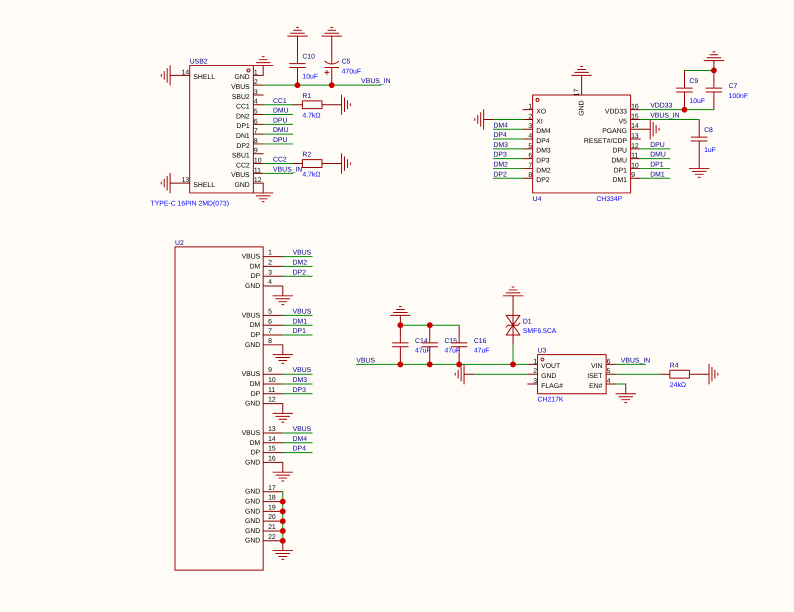
#> input picture evalsets/dev_99/case_0001.png, 1587 x 1223 px (shown at 1/2 size)
$ python -i frame.py   (imports and definitions only)
#> lines starting #> are read from the running program, lines starting #| are printed output that depends on the picture; after the words box and inside, x2 and y2 are one past the last pixel; in counts of white or black regions, pixels touching at a corner belong together
#> further down, picture is the input picture: shape (1223, 1587, 3); mean B, G, R 243.5, 247.3, 251.4
"""Drawing frame / title block removal.

Schematic exports often include the sheet frame: one or two border rectangles with zone
labels (1..6, A..D) between them and a title block (a table of cells with the title,
version, page, logo ...) in a corner.  None of it is part of the circuit, but its lines,
cells and texts look like wires, box outlines, power names ("V1.0") and net labels.

`remove_frame(img)` finds the border rectangle(s) from long straight lines along the four
image sides and paints over
  * the border lines themselves (keeping pixels where a drawing stroke crosses them),
  * everything that lies entirely in the band between the outer and the inner border,
  * the title block: a table attached to the inner border in a corner, i.e. every ink
    component that lies entirely inside its rectangle.
Ink components that reach outside these areas are kept, so circuit content that touches
or crosses the frame survives.  Returns the cleaned image and a small info dict (None when
no frame is found, in which case the image is returned unchanged)."""
import os
import numpy as np
import cv2

FRAME_MASK = os.environ.get('PCB_FRAME_MASK', '1') == '1'
FRAME_CROP = os.environ.get('PCB_FRAME_CROP', '1') == '1'


def _paper(img):
    # paper = the most common colour (coarsely quantised)
    small = img[::4, ::4].reshape(-1, 3) // 8
    keys = small[:, 0].astype(np.int32) * 1024 + small[:, 1].astype(np.int32) * 32 + small[:, 2]
    k = np.bincount(keys).argmax()
#> k = 32767
    sel = img[::4, ::4].reshape(-1, 3)[keys == k]
    return np.median(sel, axis=0).astype(np.uint8)


def _runs(v, gap=3):
    """Runs of True in a 1-D bool array, bridging gaps of <= gap pixels: list of (a, b) inclusive."""
    idx = np.flatnonzero(v)
    if idx.size == 0:
        return []
    br = np.flatnonzero(np.diff(idx) > gap + 1)
    starts = np.r_[idx[0], idx[br + 1]]
    ends = np.r_[idx[br], idx[-1]]
    return list(zip(starts.tolist(), ends.tolist()))


# [243 lines left out: functions _long_lines, find_frame, _title_block, remove_frame, content_crop, shift_output, not called in this run]


DASH_MASK = os.environ.get('PCB_DASH_MASK', '1') == '1'


def _thin_runs(ink, maxw):
    """Per pixel: True where the ink run across (vertical, for horizontal strokes) is at most maxw px."""
    H, W = ink.shape
    up = np.zeros((H, W), np.int32)
    dn = np.zeros((H, W), np.int32)
    for y in range(1, H):
        up[y] = np.where(ink[y - 1], up[y - 1] + 1, 0)
    for y in range(H - 2, -1, -1):
        dn[y] = np.where(ink[y + 1], dn[y + 1] + 1, 0)
    return ink & (up + dn + 1 <= maxw), up, dn


def _clear_sides(ink, up, dn, y, a, b, k=4):
    """Fraction of columns a..b whose k px beyond the stroke (above and below) are paper."""
    H = ink.shape[0]
    cols = np.arange(a, b + 1)
    top = y - up[y, cols] - 1
    bot = y + dn[y, cols] + 1
    ok = np.ones(cols.size, bool)
    for j in range(k):
        t = top - j
        bb = bot + j
        ok &= ~((t >= 0) & ink[np.clip(t, 0, H - 1), cols])
        ok &= ~((bb < H) & ink[np.clip(bb, 0, H - 1), cols])
    return ok.mean()


def _clean_ends(ink, up, dn, y, a, b, g=2):
    """Nothing continues past either end of the stroke (a dash ends square; a letter stroke
    or an arc runs on into a bowl or a curve)."""
    H, W = ink.shape
    for x, step in ((a, -1), (b, 1)):
        y0 = max(0, y - up[y, x] - 1)
        y1 = min(H - 1, y + dn[y, x] + 1)
        cap = (up[y, x] + dn[y, x] + 1) // 2 + 1     # round cap: the rows beside run a little further
        for j in range(cap, cap + g + 1):
            xx = x + step * j
            # rows just outside the stroke band (a dash-dot's dot sits on the band itself)
            if 0 <= xx < W and (ink[y0, xx] or ink[y1, xx]):
                return False
    return True


def _dash_rows(ink, tud, side_ink=None, min_n=5, min_len=4, max_len=70, min_ext=120):
    """Rows of dashed horizontal lines: chains of >= min_n short thin runs with regular gaps.
    Returns a bool mask of the dash pixels."""
    H, W = ink.shape
    thin, up, dn = tud
    out = np.zeros((H, W), bool)
    min_ext = max(min_ext, 0.05 * max(H, W))
    cand = np.flatnonzero(thin.sum(1) >= min_n * min_len)
    for y in cand:
        # thin runs only: a stroke crossing the dashed line is not a dash (and a dash it
        # crosses still counts, only its thin pixels are removed)
        runs = [(a, b) for a, b in _runs(ink[y], gap=0)
                if min_len <= b - a + 1 <= max_len and thin[y, a:b + 1].mean() >= 0.6]
        if len(runs) < min_n:
            continue
        # chains of runs separated by gaps of 2 .. max_len px
        chain = [runs[0]]
        chains = []
        for r in runs[1:]:
            g = r[0] - chain[-1][1] - 1
            if 2 <= g <= max_len:
                chain.append(r)
            else:
                chains.append(chain)
                chain = [r]
        chains.append(chain)
        for ch in chains:
            if len(ch) < min_n or ch[-1][1] - ch[0][0] < min_ext:
                continue
            lens = np.array([b - a + 1 for a, b in ch], float)
            gaps = np.array([ch[i + 1][0] - ch[i][1] - 1 for i in range(len(ch) - 1)], float)
            # drawn dash patterns: gaps regular and comparable to the dashes (a row of equal
            # symbols - e.g. ground bars of a capacitor bank - is spaced much wider)
            if gaps.std() > 0.15 * gaps.mean() + 1.5 or not 0.3 * np.median(lens) <= gaps.mean() <= 1.8 * np.median(lens):
                continue
            # dash lengths: one or two values (dash-dot), each fairly constant
            ls = np.sort(lens[1:-1]) if len(lens) > 4 else np.sort(lens)
            if ls[-1] > 3 * ls[0]:
                lo, hi = ls[ls <= (ls[0] + ls[-1]) / 2], ls[ls > (ls[0] + ls[-1]) / 2]
                if lo.std() > 0.15 * lo.mean() + 1.5 or hi.std() > 0.15 * hi.mean() + 1.5:
                    continue
            elif ls.std() > 0.15 * ls.mean() + 1.5:
                continue
            # each dash: stands free (nothing attached - a capacitor plate or a ground bar
            # carries its lead), ends square (a letter stroke or an arc runs on), straight,
            # with paper on both sides (letters stacked in a column of labels have their
            # neighbours a few px away)
            def straight(a, b):
                cols = np.arange(a, b + 1)
                c = (dn[y, cols] - up[y, cols]) / 2.0
                return c.max() - c.min() <= 1.0
            ok = [bool(thin[y, a:b + 1].all()) and _clean_ends(ink, up, dn, y, a, b) and straight(a, b)
                  and (side_ink is None or _clear_sides(side_ink, up, dn, y, a, b, 6) >= 0.95) for a, b in ch]
            # accept runs of good dashes (single bad ones bridged: a dash crossed by a wire,
            # or one beside a label); each accepted run must be a line on its own
            i = 0
            while i < len(ch):
                if not ok[i]:
                    i += 1
                    continue
                j = i
                while j + 1 < len(ch) and (ok[j + 1] or (j + 2 < len(ch) and ok[j + 2])):
                    j += 1
                seg = ch[i:j + 1]
                if sum(ok[i:j + 1]) >= min_n and seg[-1][1] - seg[0][0] >= min_ext:
                    for a, b in seg:
                        out[y, a:b + 1] = thin[y, a:b + 1]
                i = j + 1
    return out


def remove_dashes(img):
    """Dashed / dash-dot lines (function boxes, section dividers) are never circuit: paint
    their dashes over, keeping pixels where a stroke crosses them."""
    if not DASH_MASK:
        return img, 0
    paper = _paper(img)
#> paper = [248, 252, 255]
    d = np.abs(img.astype(np.int16) - paper.astype(np.int16)).sum(2)
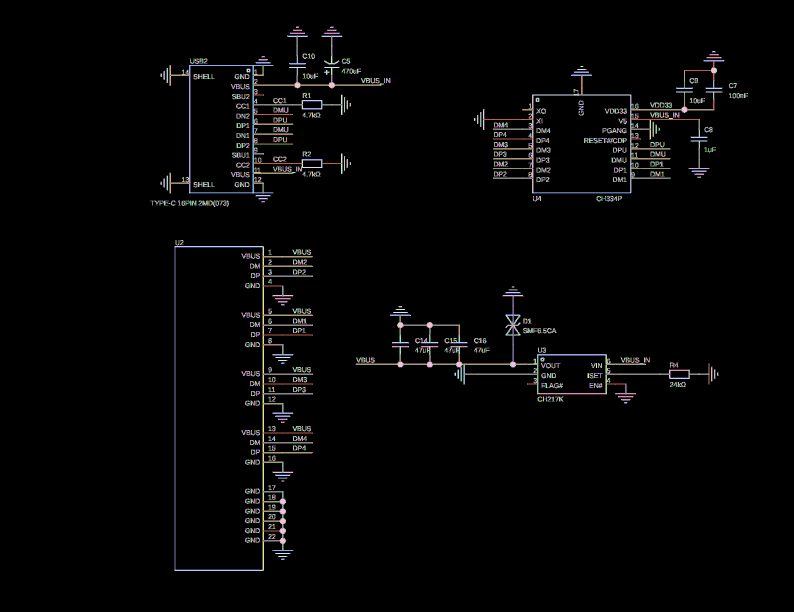
#> d: shape (1223, 1587) int64 (shown at 1/2 size); 647 distinct labels, from 0 to 755; one colour per label, 0 black
    ink = d > 90
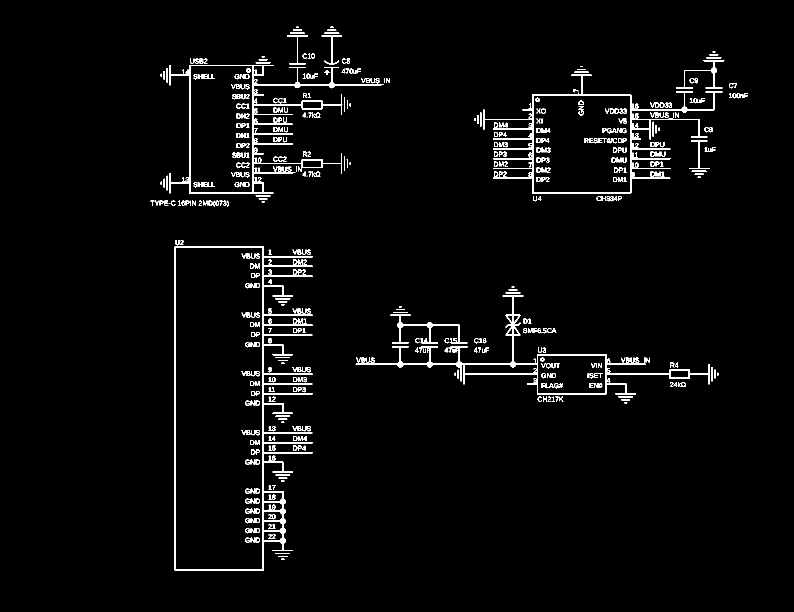
#> ink: shape (1223, 1587) bool (shown at 1/2 size); 2.9% white; 506 white regions (30 under 20 px), largest, box (x1, y1, x2, y2) and area: (349, 492, 626, 1142) 9997, (339, 130, 768, 387) 7275, (966, 149, 1445, 387) 7071
    inkT = np.ascontiguousarray(ink.T)
#> inkT: shape (1587, 1223) bool; 2.9% white; 506 white regions (30 under 20 px), largest, box (x1, y1, x2, y2) and area: (492, 349, 1142, 626) 9997, (130, 339, 387, 768) 7275, (149, 966, 387, 1445) 7071
    tud, tudT = _thin_runs(ink, 6), _thin_runs(inkT, 6)
#> after the loop in _thin_runs, `for y in range(1, H):`:
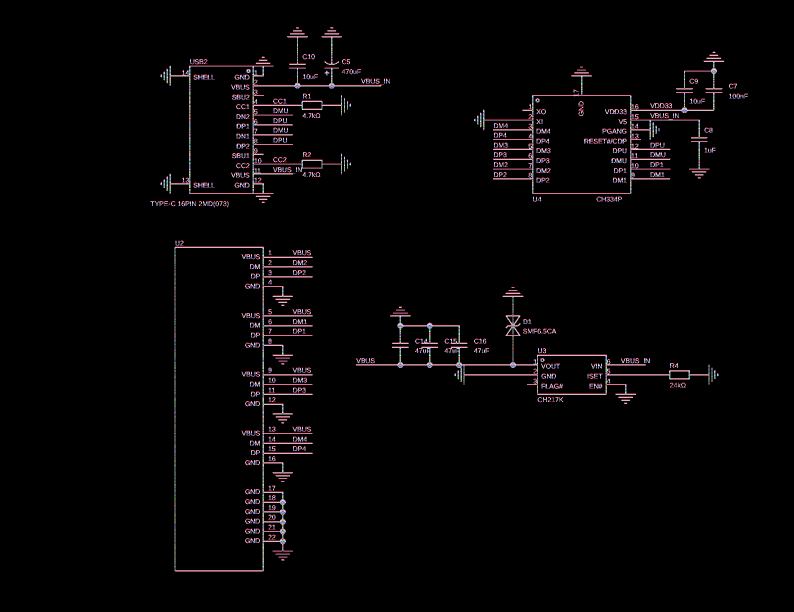
#> up: shape (1223, 1587) int32 (shown at 1/2 size); 651 distinct labels, from 0 to 650; one colour per label, 0 black
#> after the loop in _thin_runs, `for y in range(H - 2, -1, -1):`:
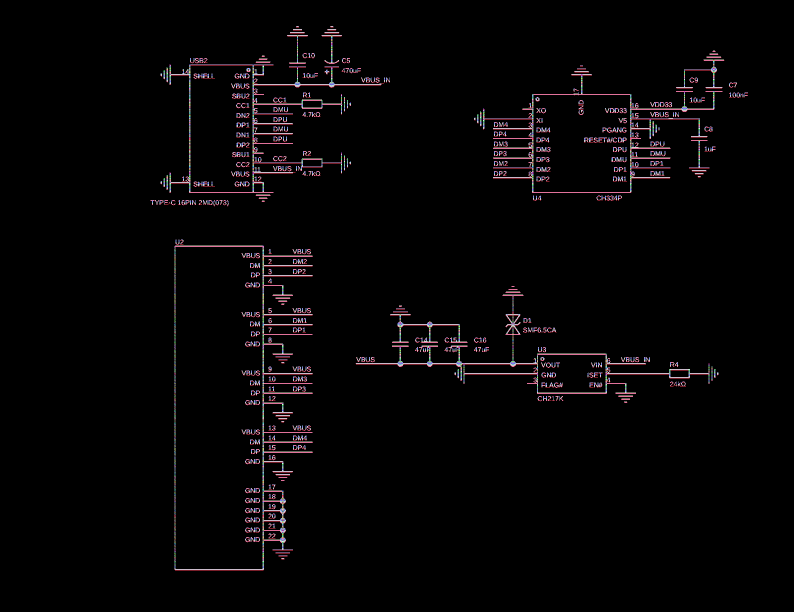
#> dn: shape (1223, 1587) int32 (shown at 1/2 size); 651 distinct labels, from 0 to 650; one colour per label, 0 black
#> call 2 of _thin_runs, with maxw = 6
#> in _thin_runs (call 2), `H, W = ink.shape`: H = 1587; W = 1223
#> after the loop in _thin_runs (call 2), `for y in range(1, H):`:
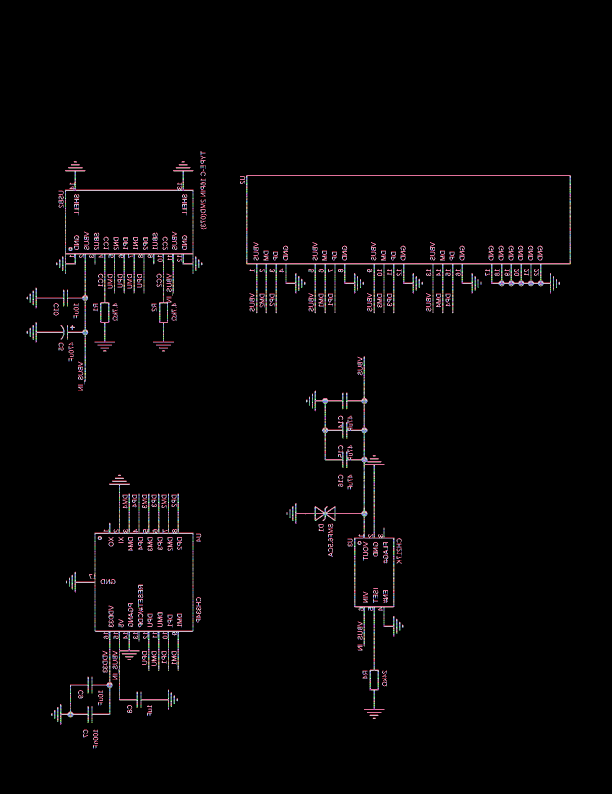
#> up: shape (1587, 1223) int32 (shown at 1/2 size); 366 distinct labels, from 0 to 365; one colour per label, 0 black
#> after the loop in _thin_runs (call 2), `for y in range(H - 2, -1, -1):`:
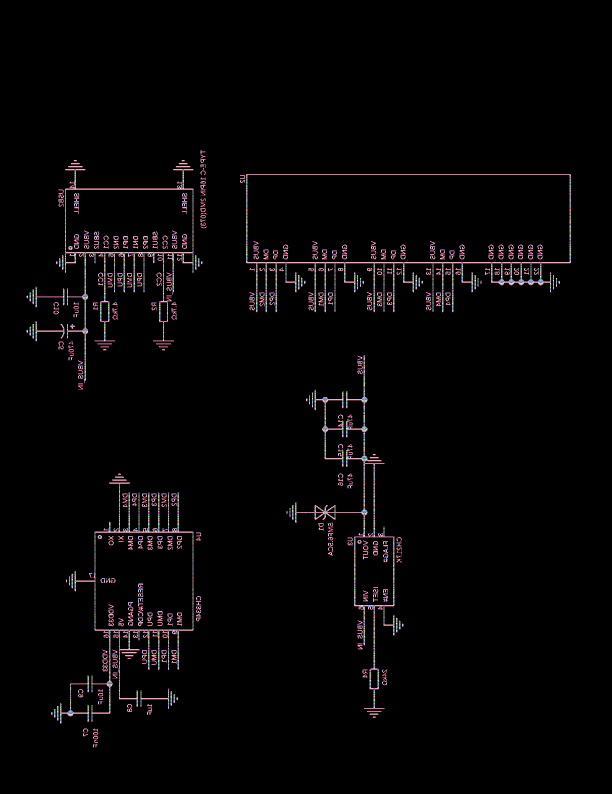
#> dn: shape (1587, 1223) int32 (shown at 1/2 size); 366 distinct labels, from 0 to 365; one colour per label, 0 black
    # pass 1 without the side-clearance test: candidate dashed lines; pass 2 requires paper
    # beside each dash, except where the neighbour is itself a candidate dashed line (two
    # adjacent function boxes draw their shared edge twice)
    # (widened along the line so that the dots of a dash-dot neighbour are covered too)
    k = np.ones((1, 9), np.uint8)
    c = cv2.dilate(_dash_rows(ink, tud).astype(np.uint8), k).astype(bool)
#> in _dash_rows, `cand = np.flatnonzero(thin.sum(1) >= min_n * min_len)`: cand = 437 values from 59 to 1141
#> the loop in _dash_rows, `for y in cand:` made 437 passes
#> (y, runs) on passes 1 to 3: (59, [(586, 603), (655, 671)]), (60, [(586, 603), (654, 672)]), (61, [(586, 603), (655, 671)])
    cT = cv2.dilate(_dash_rows(inkT, tudT).astype(np.uint8), k).astype(bool)
#> call 2 of _dash_rows, with min_n = 5, min_len = 4, max_len = 70, min_ext = 120
#> in _dash_rows (call 2), `thin, up, dn = tud`:
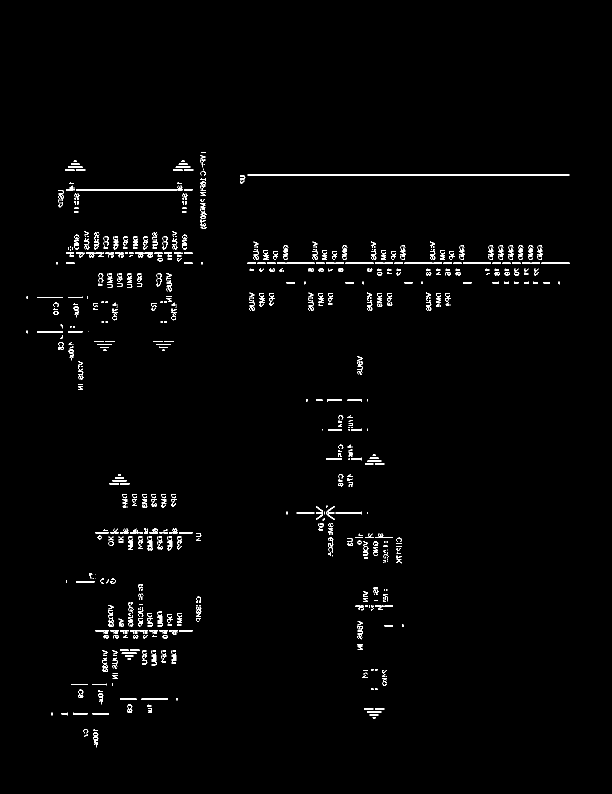
#> thin: shape (1587, 1223) bool (shown at 1/2 size); 1.5% white in thin lines or dots, all inside (x1, y1, x2, y2) = (53, 304, 1139, 1495)
#> in _dash_rows (call 2), `cand = np.flatnonzero(thin.sum(1) >= min_n * min_len)`: cand = 351 values from 327 to 1430
#> the loop in _dash_rows (call 2), `for y in cand:` made 351 passes
#> (y, runs) on passes 1 to 3: (327, [(142, 158), (358, 374)]), (328, [(142, 159), (357, 374)]), (329, [(142, 158), (358, 374), (401, 410)])
    m = _dash_rows(ink, tud, side_ink=ink & ~c)
    m |= _dash_rows(inkT, tudT, side_ink=inkT & ~cT).T
    n = int(m.sum())
    if n == 0:
        return img, 0
    halo = cv2.dilate(m.astype(np.uint8), np.ones((3, 3), np.uint8)).astype(bool) & ~ink
    out = img.copy()
    out[m | halo] = paper
    return out, n

>>> import cv2
>>> picture = cv2.imread('../../../evalsets/dev_99/case_0001.png')
>>> result = remove_dashes(picture)
